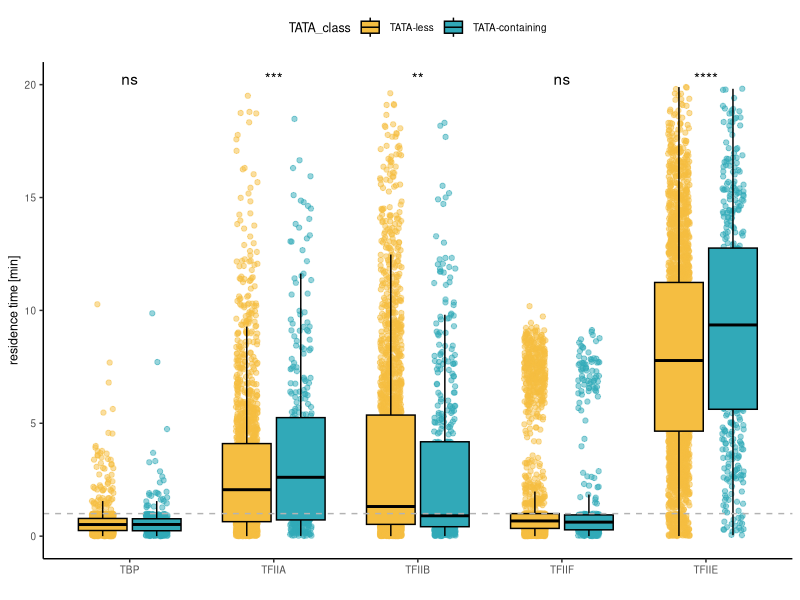

Write R code to recreate this figure.
rm(list = ls())

library(tidyverse)
library(ggpubr)

set.seed(42)


# get list of TATA promoters
TATA = read.csv("data/TATA_information.csv") 
  

# upload the residence time table replace <1 min with a random number between 0-1
resTimes = read.csv("data/residence_times_all.csv") %>% 
  pivot_longer(cols = TBP:TFIIF, names_to = "factorName", values_to = "resTime", values_drop_na = TRUE) %>% 
  distinct()

# add information about TATA
plotResTime = resTimes %>% 
  mutate(randNum = runif(nrow(resTimes), min=0, max=1)) %>% 
  mutate(resTimesNum = ifelse(resTime == "<1", randNum, as.numeric(resTime))) %>% 
  #mutate(resTimesNum = ifelse(resTimesNum > 20, 20, resTimesNum)) %>% 
  inner_join(TATA)

plotResTime$factorName = factor(plotResTime$factorName, levels = c("TBP", "TFIIA", "TFIIB", 
                                                                   "TFIIF", "TFIIE"))
plotResTime$TATA_class = factor(plotResTime$TATA_class, levels = c("TATA-less", "TATA-containing"))

# plot
p = ggplot(plotResTime, aes(x = factorName, y = resTimesNum, fill = TATA_class))
p + geom_point(position=position_jitterdodge(jitter.width = 0.3), 
               aes(color = TATA_class), alpha = 0.5) + 
  geom_boxplot(outlier.shape=NA, color = "black") +
  geom_hline(yintercept = 1, linetype = "dashed", color = "grey70") + 
  theme_classic() +
  xlab(" ") +
  ylab("residence time [min]") +
  theme(panel.background = element_rect(fill = "transparent"), # bg of the panel
        plot.background = element_rect(fill = "transparent", color = NA),
        text = element_text(size=9),
        legend.position = "top",
        panel.grid.major = element_blank(), 
        panel.grid.minor = element_blank()) +
  #facet_wrap(~factorName, scales = "free", nrow = 1) +
  scale_fill_manual(values= c("#F5BE41", "#31A9B8")) +
  scale_color_manual(values= c("#F5BE41", "#31A9B8")) +
  ylim(0,20) + stat_compare_means(method = "t.test", label = "p.signif", label.y = 20)
#ggsave("figures/panels/figS8/resTime_vs_TATA.pdf", width = 6, height = 6, units = "cm")


